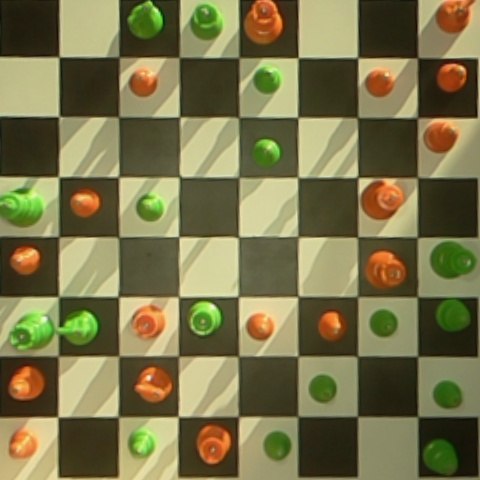
#> input picture computer-vision/data/raw/1481229018.jpg, 480 x 480 px; its folder holds only this picture in this run
$ jupyter execute --allow-errors raspbturk-data-exploration.ipynb   (shell and % lines are left out)
#> lines starting #> are read from the running program, lines starting #| are printed output that depends on the picture
# Experiments with dataset from Raspberry Turk project

http://www.raspberryturk.com/details/vision/data_collection.html

[cell 1]
# from IPython.display import Image, display
import glob
import matplotlib.pyplot as plt
from PIL import Image
import numpy as np
import matplotlib as mpl

import cv2

mpl.rcParams['figure.figsize'] = (10,10)

[cell 2]
data_path = '../data/raw/'

[cell 3]
images = glob.glob(data_path + "*.jpg")

[cell 4]
len(images)

[cell 5]
plt.imshow(Image.open(images[0]))

## Explore subfolders

[cell 6]
def img_reshape(img):
    img.convert('RGB')
#     img = img.resize((300,300))
    img = np.asarray(img)
    return img

[cell 7]
imgs = glob.glob(data_path + "1/0/*.jpg")
ax1 = plt.subplot(2, 2, 1)
for i, img in enumerate(imgs):
    im = img_reshape(Image.open(img))
    ax = plt.subplot(2,2,i+1)
    ax.imshow(im)

[cell 8]
imgs = glob.glob(data_path + "1/1/*.jpg")
ax1 = plt.subplot(2, 2, 1)
for i, img in enumerate(imgs):
    im = img_reshape(Image.open(img))
    ax = plt.subplot(2,2,i+1)
    ax.imshow(im)

[cell 9]
imgs = glob.glob(data_path + "1/2/*.jpg")
ax1 = plt.subplot(2, 2, 1)
for i, img in enumerate(imgs):
    if i >= 4:
        print(len(imgs))
        break
    im = img_reshape(Image.open(img))
    ax = plt.subplot(2,2,i+1)
    ax.imshow(im)

[cell 10]
imgs = glob.glob(data_path + "1/3/*.jpg")
ax1 = plt.subplot(2, 2, 1)
for i, img in enumerate(imgs):
    if i >= 4:
        print(len(imgs))
        break
    im = img_reshape(Image.open(img))
    ax = plt.subplot(2,2,i+1)
    ax.imshow(im)

[cell 11]
imgs = glob.glob(data_path + "1/4/*.jpg")
ax1 = plt.subplot(2, 2, 1)
for i, img in enumerate(imgs):
    if i >= 4:
        print(len(imgs))
        break
    im = img_reshape(Image.open(img))
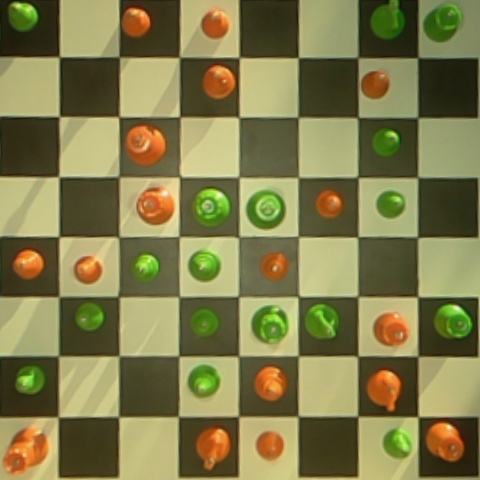
#> input picture computer-vision/data/raspbturk_dataset/raw/4/1481230483.jpg, 480 x 480 px
#> in img_reshape, img is the input picture: PIL image 480x480 RGB; mean R, G, B 128.7, 123.7, 75.9
    ax = plt.subplot(2,2,i+1)
    ax.imshow(im)

## Use CV to get each square

[cell 12]
img = cv2.imread(data_path + "1/4/1481230483.jpg")
#> img: shape (480, 480, 3)
plt.imshow(img)

[cell 13]
squaresize = int(img.shape[0] / 8)
#> squaresize = 60

[cell 14]
squaresize
#> Out = 60

[cell 15]
for i in range(8):
    for j in range(8):
        print(i,j)
        istart = i*squaresize
        iend = (i+1)*squaresize
        plt.imshow(img[istart:iend,j*squaresize:(j+1)*squaresize,:])
        plt.show()
        break
    break
#> this loop made 1 pass
#> pass 1, `plt.show()`:
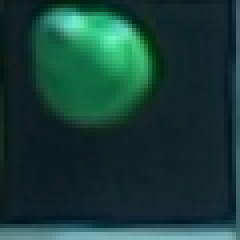
#> shown: shape (60, 60, 3) (shown 4 times larger); mean R, G, B 23.6, 61.2, 55.1
